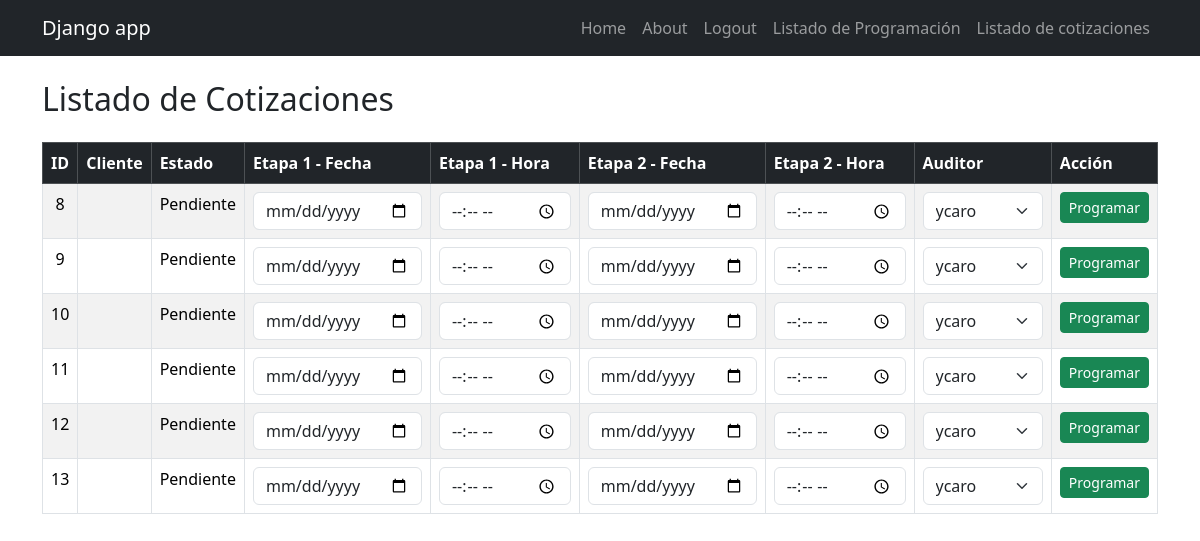
The app's page /programacion/cotizaciones/ (signed in) with its own data.
### cotizaciones/models.py (models this page shows, shortened)
class Cotizacion(models.Model):
    solicitud = models.OneToOneField('solicitudes.Solicitud', on_delete=models.CASCADE)
    numero_servicio = models.CharField(max_length=10, unique=True, help_text="Formato: XXXX-X")
    fecha_cotizacion = models.DateField(null=True, blank=True)
    tipo_servicio = models.ManyToManyField("TipoServicio")
    dias_auditoria_etapa_1 = models.DecimalField(max_digits=3, decimal_places=1, null=True, blank=True)
    dias_auditoria_etapa_2 = models.DecimalField(max_digits=3, decimal_places=1, null=True, blank=True)
    precio_neto = models.DecimalField(max_digits=10, decimal_places=2, help_text="Valor sin IVA")
    precio_iva = models.DecimalField(max_digits=10, decimal_places=2, default=Decimal("0.00"), help_text="IVA (19%)")
    precio_total = models.DecimalField(max_digits=10, decimal_places=2, default=Decimal("0.00"), help_text="Total con IVA")
    ESTADO_CHOICES = [
        ('Pendiente', 'Pendiente'),
        ('Aprobada', 'Aprobada'),
        ('Rechazada', 'Rechazada'),
        ('Programada', 'Programada'),
    ]
    estado = models.CharField(max_length=20, choices=ESTADO_CHOICES, default='Pendiente')

### programacion/views.py (the view, shortened to what this page needs)
# urls.py: path("cotizaciones/", listado_cotizaciones, name="listado_cotizaciones"),
@login_required
def listado_cotizaciones(request):
    cotizaciones = Cotizacion.objects.filter(estado="Pendiente")  # Solo cotizaciones pendientes
    usuarios = User.objects.all()  # Lista de usuarios para asignar auditores
    return render(request, "programacion/listado.html", {"cotizaciones": cotizaciones, "usuarios": usuarios})

### programacion/templates/programacion/listado.html (shortened to what this page needs)
{% extends 'layouts/base.html' %}
{% block content %}
<h2 class="my-4">Listado de Cotizaciones</h2>
<table class="table table-striped table-bordered">
    <thead class="table-dark">
        <tr>
            <th>ID</th>
            <th>Cliente</th>
            <th>Estado</th>
            <th>Etapa 1 - Fecha</th>
            <th>Etapa 1 - Hora</th>
            <th>Etapa 2 - Fecha</th>
            <th>Etapa 2 - Hora</th>
            <th>Auditor</th>
            <th>Acción</th>
        </tr>
    </thead>
    <tbody>
        {% for cotizacion in cotizaciones %}
        <tr>
            <td class="text-center">{{ cotizacion.id }}</td>
            <td>{{ cotizacion.cliente }}</td>
            <td>{{ cotizacion.estado }}</td>
            <form method="post">
                <td>
                    {% if cotizacion.estado == 'Pendiente' %}
                        <input type="date" name="fecha_etapa_1" class="form-control" required>
                    {% else %}
                        {{ cotizacion.programacion.fecha_etapa_1|default:"No asignada" }}
                    {% endif %}
                </td>
                <td>
                    {% if cotizacion.estado == 'Pendiente' %}
                        <input type="time" name="hora_etapa_1" class="form-control" required>
                    {% else %}
                        {{ cotizacion.programacion.hora_etapa_1|default:"No asignada" }}
                    {% endif %}
                </td>
                <td>
                    {% if cotizacion.estado == 'Pendiente' %}
                        <input type="date" name="fecha_etapa_2" class="form-control">
                    {% else %}
                        {{ cotizacion.programacion.fecha_etapa_2|default:"No asignada" }}
                    {% endif %}
                </td>
                <td>
                    {% if cotizacion.estado == 'Pendiente' %}
                        <input type="time" name="hora_etapa_2" class="form-control">
                    {% else %}
                        {{ cotizacion.programacion.hora_etapa_2|default:"No asignada" }}
                    {% endif %}
                </td>
                <td>
                    {% if cotizacion.estado == 'Pendiente' %}
                        <select name="auditor" class="form-select" required>
                            {% for usuario in usuarios %}
                                <option value="{{ usuario.id }}">{{ usuario.username }}</option>
                            {% endfor %}
                        </select>
                    {% else %}
                        {{ cotizacion.programacion.auditor.username|default:"No asignado" }}
                    {% endif %}
                </td>
                <td class="text-center">
                    {% if cotizacion.estado == 'Pendiente' %}
                        <button type="submit" class="btn btn-sm btn-success">Programar</button>
                    {% endif %}
                </td>
            </form>
        </tr>
        {% empty %}
        <tr>
            <td colspan="9" class="text-center">No hay cotizaciones pendientes.</td>
        </tr>
        {% endfor %}
    </tbody>
</table>
{% endblock %}

### records on screen
Cotizacion: id "8", estado "Pendiente", shows "Programar"
Cotizacion: id "9", estado "Pendiente", shows "Programar"
Cotizacion: id "10", estado "Pendiente", shows "Programar"
Cotizacion: id "11", estado "Pendiente", shows "Programar"
Cotizacion: id "12", estado "Pendiente", shows "Programar"
Cotizacion: id "13", estado "Pendiente", shows "Programar"

### other values on screen
form field auditor "ycaro"
